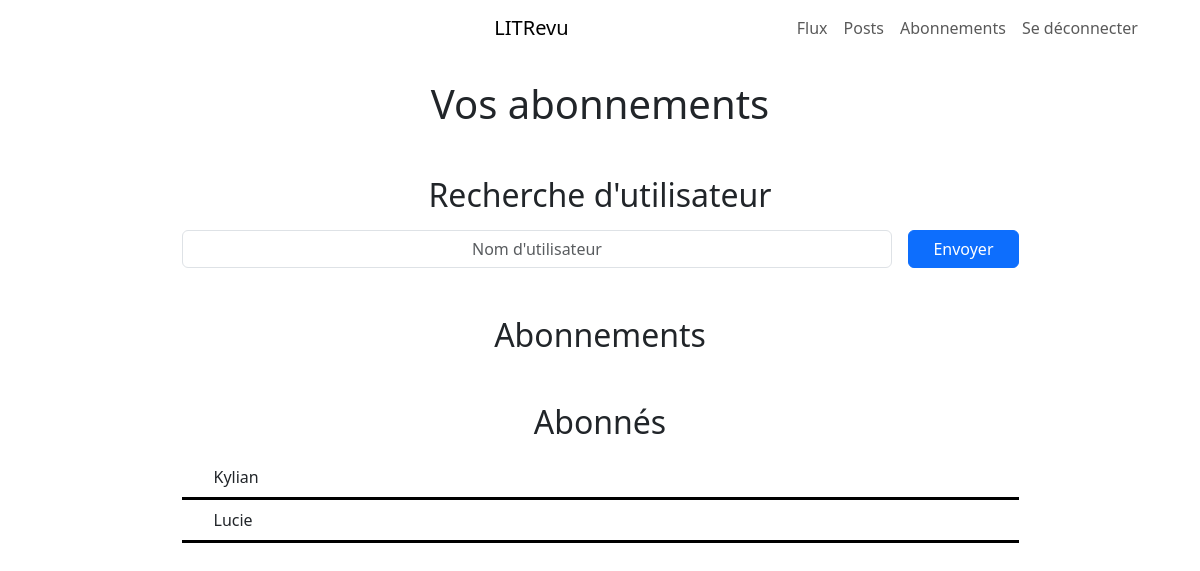
Before: /subscription/ (signed in) with the older database file.
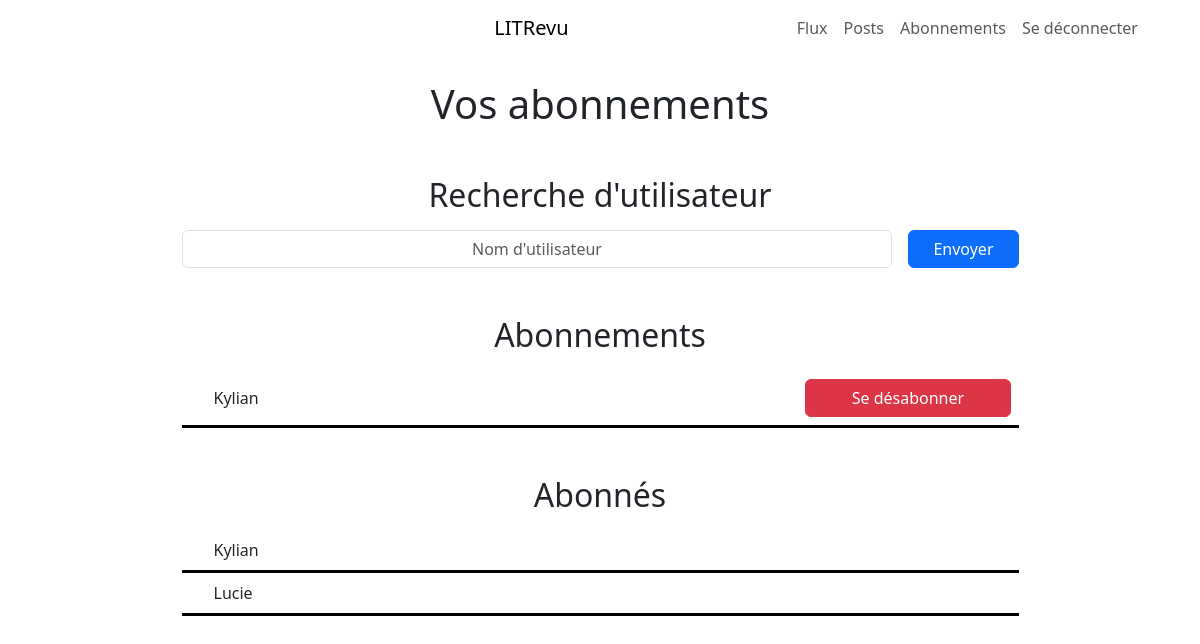
After: the same page with the newer database file.
### blog/models.py (models this page shows)
class UserFollows(models.Model):
    user = models.ForeignKey(
        to=settings.AUTH_USER_MODEL,
        on_delete=models.CASCADE,
        related_name="following",
    )
    followed_user = models.ForeignKey(
        to=settings.AUTH_USER_MODEL,
        on_delete=models.CASCADE,
        related_name="followed_by",
    )
    class Meta:
        unique_together = (
            "user",
            "followed_user",
        )

### authentication/models.py (models this page shows)
class User(AbstractUser):
    pass

### blog/views.py (the view, shortened to what this page needs)
# urls.py: path("subscription/", blog.Subscription.as_view(), name="subscription"),
class Subscription(LoginRequiredMixin, View):
    username = ""
    message = ""
    def get(self, request):
        form = UsernameForm()
        following = request.user.following.all().order_by(
            "followed_user__username"
        )
        followed_by = request.user.followed_by.all().order_by("user__username")
        context = {
            "subscription_form": form,
            "following": following,
            "followed_by": followed_by,
        }
        return render(request, "blog/subscription.html", context)

### blog/forms.py
class UsernameForm(forms.Form):
    username = forms.CharField(
        max_length=150,
        widget=forms.TextInput(
            attrs={
                "placeholder": "Nom d'utilisateur",
                "class": "form-control centered-input",
            }
        ),
        label="",  # No label
        help_text="",  # No help text
    )

### blog/templates/blog/subscription.html (shortened to what this page needs)
{% extends 'base.html' %}
{% block content %}
{% include 'partials/navbar.html' %}
<div class="container my-4">
    <div class="col-12 col-lg-9 mx-auto">
        <h1 class="text-center mb-5">Vos abonnements</h1>
        <div class="text-center">
            <h2 class="mb-3">Recherche d'utilisateur</h2>
            <form method="post" class="d-flex">
                <div class="col">
                    {{ subscription_form.username }}
                </div>
                <div class="col-auto ms-3">
                    <button type="submit" class="btn btn-primary px-4">Envoyer</button>
                </div>
            </form>
        </div>
        <div>
            <h2 class="text-center mt-5 mb-3">Abonnements</h2>
            {% for follow in following %}
            <div class="d-flex justify-content-between align-items-center border-bottom border-3 border-black p-2">
                <div class="ms-4">
                    {{ follow.followed_user.username }}
                </div>
                <a href="{% url 'unsubscribe' follow.followed_user.id %}" class="col-3 btn btn-danger">Se
                    désabonner</a>
            </div>
            {% endfor %}
        </div>
        <div class="mb-5">
            <h2 class="text-center mt-5 mb-3">Abonnés</h2>
            {% for follower in followed_by %}
            <div class="d-flex justify-content-start border-bottom border-3 border-black p-2">
                <div class="ms-4">
                    {{ follower.user.username }}
                </div>
            </div>
            {% endfor %}
        </div>
    </div>
</div>
{% endblock %}

### templates/base.html (shortened to what this page needs)
{% load static %}
<!DOCTYPE html>
<html lang="fr-fr">
<head>
        <link href="https://cdn.jsdelivr.net/npm/bootstrap@5.3.3/dist/css/bootstrap.min.css" rel="stylesheet"
>
        <link rel="stylesheet" href="{% static 'styles.css' %}">
</head>
<body class="">
        {% block content %}
        {% endblock %}
</body>
</html>

### templates/partials/navbar.html (shortened to what this page needs)
<div class="container">
    <nav class="navbar navbar-expand-lg">
        <div class="container-fluid">
            <div class="d-flex justify-content-between w-100">
                <a class="navbar-brand mx-auto" href="{% url 'feed' %}">LITRevu</a>
                <div class="d-flex">
                    <div class="collapse navbar-collapse" id="navbarNav">
                        <ul class="navbar-nav ms-auto">
                            <li class="nav-item">
                                <a class="nav-link" href="{% url 'feed' %}">Flux</a>
                            </li>
                            <li class="nav-item">
                                <a class="nav-link" href="{% url 'posts' %}">Posts</a>
                            </li>
                            <li class="nav-item">
                                <a class="nav-link" href="{% url 'subscription' %}">Abonnements</a>
                            </li>
                            <li class="nav-item">
                                <a class="nav-link" href="{% url 'logout' %}">Se déconnecter</a>
                            </li>
                        </ul>
                    </div>
                </div>
            </div>
        </div>
    </nav>
</div>

### static/styles.css (style rules this page uses)
.centered-input { text-align: center; }
.centered-input::placeholder { text-align: center; }

Changed rows visible on the page:
added UserFollows: followed_user.username "Kylian", shown under "Abonnements"
